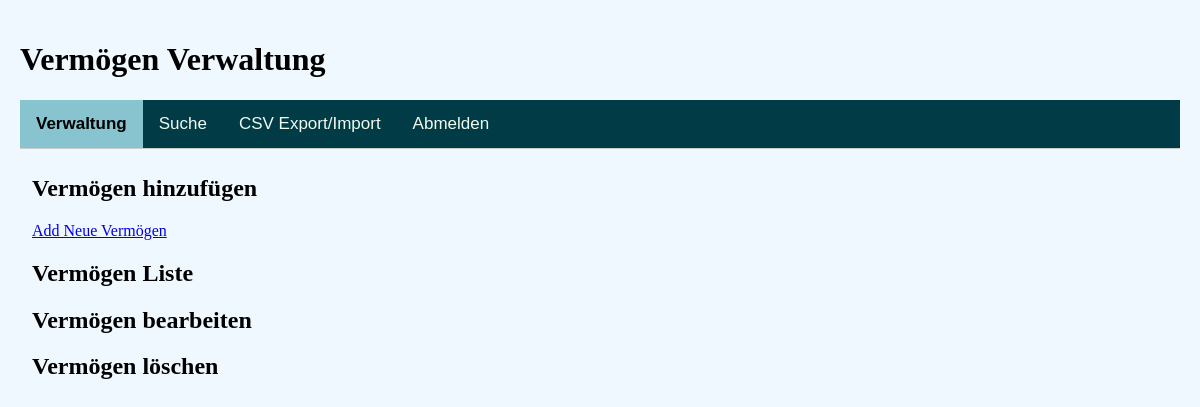
Page /assets/ (signed in) on the earlier database version.
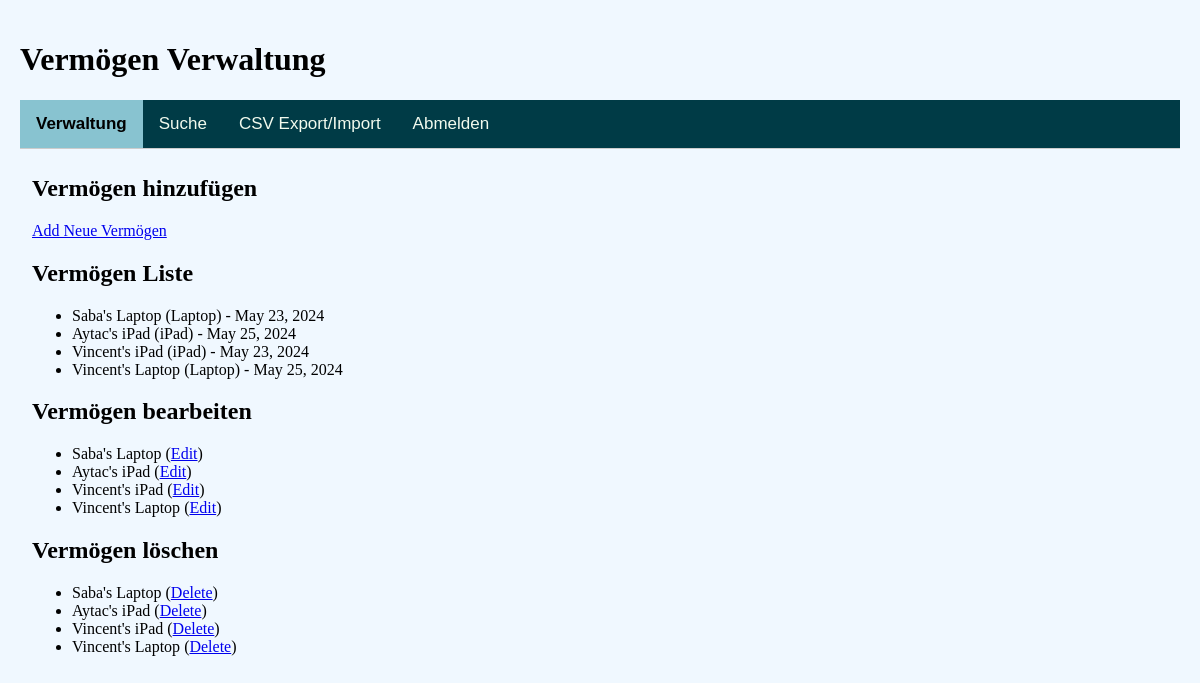
Same page on the later database version.
### asset_management/models.py (models this page shows, shortened)
class Asset(models.Model):
    name = models.CharField(max_length=100)
    ASSET_TYPE_CHOICES = [
        ('laptop', 'Laptop'),
        ('desktop', 'Desktop'),
        ('server', 'Server'),
        ('network', 'Network Equipment'),
        ('license', 'License'),
        ('monitor', 'Monitor'),
        ('drucker', 'Drucker'),
        ('ipad', 'iPad')
    ]
    asset_type = models.CharField(max_length=50, choices=ASSET_TYPE_CHOICES)
    location = models.CharField(max_length=100)
    purchase_date = models.DateField()
    price = models.FloatField()

### asset_management/views.py (the view)
# urls.py: path('', views.asset_list, name='asset_list'),
@login_required
def asset_list(request):
    query = request.GET.get('q')
    asset_type = request.GET.get('asset_type')
    start_date = request.GET.get('start_date')
    end_date = request.GET.get('end_date')
    active_tab = request.GET.get('active_tab', 'Verwaltung')
    filters = Q()
    if query:
        filters &= Q(name__icontains=query)
    if asset_type:
        filters &= Q(asset_type__iexact=asset_type)
    if start_date:
        filters &= Q(purchase_date__gte=start_date)
    if end_date:
        filters &= Q(purchase_date__lte=end_date)
    filtered_assets = Asset.objects.filter(filters) if (query or asset_type or start_date or end_date) else None
    all_assets = Asset.objects.all()
    if request.headers.get('x-requested-with') == 'XMLHttpRequest':
        asset_data = [{'name': asset.name, 'asset_type': asset.get_asset_type_display(), 'purchase_date': asset.purchase_date} for asset in (filtered_assets or [])]
        return JsonResponse({'assets': asset_data})
    return render(request, 'asset_management/asset_list.html',
                  {'filtered_assets': filtered_assets, 'all_assets': all_assets, 'query': query, 'asset_type': asset_type,
                   'start_date': start_date, 'end_date': end_date, 'active_tab': active_tab})

### asset_management/templates/asset_management/asset_list.html (shortened to what this page needs)
{% extends "base.html" %}
{% block content %}
    <h1>Vermögen Verwaltung</h1>
    <div class="tab">
        <button class="tablinks" onclick="openTab(event, 'Verwaltung')">Verwaltung</button>
        <button class="tablinks" onclick="openTab(event, 'Suche')">Suche</button>
        <button class="tablinks" onclick="openTab(event, 'CSV')">CSV Export/Import</button>
        <button class="tablinks" onclick="confirmLogout()">Abmelden</button>
    </div>
    <div id="Verwaltung" class="tabcontent">
        <h2>Vermögen hinzufügen</h2>
        <a href="{% url 'asset_create' %}">Add Neue Vermögen</a>
        <h2>Vermögen Liste</h2>
        <ul>
            {% for asset in all_assets %}
                <li>{{ asset.name }} ({{ asset.get_asset_type_display }}) - {{ asset.purchase_date }}</li>
            {% endfor %}
        </ul>
        <h2>Vermögen bearbeiten</h2>
        <ul>
            {% for asset in all_assets %}
                <li>
                    {{ asset.name }} (<a href="{% url 'asset_edit' asset.id %}">Edit</a>)
                </li>
            {% endfor %}
        </ul>
        <h2>Vermögen löschen</h2>
        <ul>
            {% for asset in all_assets %}
                <li>
                    {{ asset.name }} (<a href="{% url 'asset_delete' asset.id %}">Delete</a>)
                </li>
            {% endfor %}
        </ul>
    </div>
{% endblock %}

Differences in the rows shown:
added Asset: name "Saba's Laptop", asset_type "Laptop", purchase_date "May 23, 2024"
added Asset: name "Aytac's iPad", asset_type "iPad", purchase_date "May 25, 2024"
added Asset: name "Vincent's iPad", asset_type "iPad", purchase_date "May 23, 2024"
added Asset: name "Vincent's Laptop", asset_type "Laptop", purchase_date "May 25, 2024"
